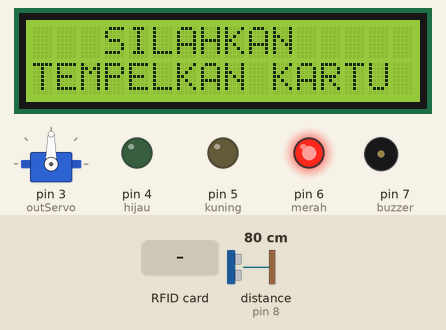
Recording of a sketch running on a simulated Arduino Uno, built with avr-gcc and run on an emulated ATmega328P. Shown: 16×2 character LCD, servo, output pins drawn as LEDs (lit = HIGH), buzzer (waves = sounding, pin HIGH). The inputs (shaded band) are chosen by the test bench; at power-on: distance to the obstacle (sensor on pin 8) 80 cm. The echo pulse lasts 58.3 µs per cm; pins used as bus, display or sensor lines are not drawn; what the sketch prints to the serial monitor is not drawn.

Above: at 2.3 s.
2.4 s: RFID card 5E 7A 19 C4 held to the reader
At 2.9 s:
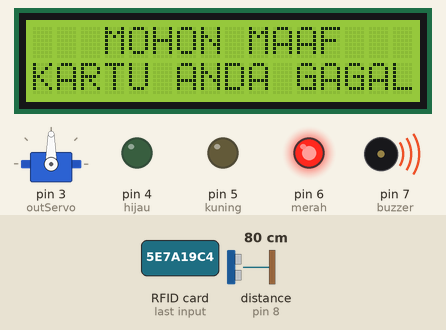
Timing chart, 0 to 5.4 s (numbered marks = the images above; inputs shaded):
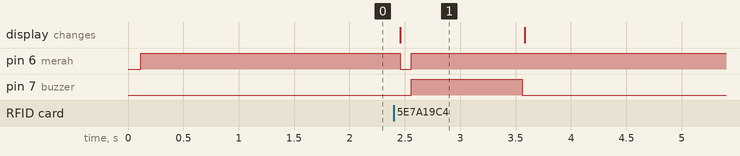

Measured:
- after the input at 2.4 s, pin 6 (merah): HIGH → LOW after 0.06 s, → HIGH 0.10 s later; pin 7 (buzzer): LOW → HIGH after 0.16 s, → LOW 1.0 s later; the display: changes after 0.06 s (image 1)
- what the display in image 1 shows lasts 1.1 s, from 2.5 s to 3.6 s

The sketch:

Palang_Parkir.ino
```cpp
//INISIALISASI RFID
#include <SPI.h>
#include <MFRC522.h>  //LIBRARY RFID
String uidString;   //Variable ID Card
#define SS_PIN 10   //PIN 10 SEBAGAI SS
#define RST_PIN 9   //PIN9 SEBAGAI RESET
MFRC522 mfrc522(SS_PIN, RST_PIN);

//INISIALISASI LCD
#include <LiquidCrystal_I2C.h>  //LIBRARY LCD
LiquidCrystal_I2C lcd(0x27, 16, 2); //Inisialisasi LCD

//INISIALISASI SERVO
#include <Servo.h>  //LIBRARY SERVO
int outServo=3;
Servo servo;

//INISIALISASI ULTRASONIK
#include <NewPing.h>  //LIBRARY ULTRASONIK
int triger=2;   //PIN 2 SEBAGAI TRIGER
int echo=8;     //PIN 8 SEBAGAI ECHO
int batas=400;  //BATAS JARAK MAX 400cm
NewPing cm(triger,echo,batas);

//INISIALISASI PIN
int merah=6;    //PIN 6 LED MERAH
int kuning=5;   //PIN 5 LED KUNING
int hijau=4;    //PIN 4 LED HIJAU
//int IR=2;       //PIN 2 SENSOR IR
int buzzer=7;   //PIN 7 BUZZER
int kunci=0;    //Variable Kunci

void setup(){
  Serial.begin(9600);
  lcd.begin();
  SPI.begin();
  mfrc522.PCD_Init();
  servo.attach(outServo);
  pinMode(merah,OUTPUT);
  pinMode(kuning,OUTPUT);
  pinMode(hijau,OUTPUT);
  pinMode(buzzer,OUTPUT);

  //pinMode(IR, INPUT);
  digitalWrite(merah,HIGH); //Kondisi awal led merah menyala
  Serial.print("TEMPELKAN KARTU");
  lcd.clear();
  lcd.setCursor(3,0); lcd.print("SILAHKAN");
  lcd.setCursor(0,1); lcd.print("TEMPELKAN KARTU");
  servo.write(90);  //kondisi awal servo 90
  delay(1000);
}

void berhasil(){    //UNTUK KARTU YANG TERDAFTAR
  Serial.println("PALANG DIBUKA");
  kunci=1;
  digitalWrite(merah,LOW);
  digitalWrite(hijau,HIGH);
  lcd.clear();
  lcd.setCursor(2,0); lcd.print("PALANG DIBUKA");
  delay(500);
  lcd.setCursor(1,1); lcd.print("SILAHKAN MASUK");
  delay(500);
  Serial.println("SILAHKAN MASUK");
  digitalWrite(buzzer,HIGH);
  delay(200);
  digitalWrite(buzzer,LOW);
  delay(200);
  digitalWrite(buzzer,HIGH);
  delay(200);
  digitalWrite(buzzer,LOW);
  delay(200);
  servo.write(0);
  delay(1000);
}

void gagal(){   //UNTUK KARTU TIDAK TERDAFTAR
  Serial.println("MAAF KARTU GAGAL");
  kunci=0;
  lcd.clear();
  lcd.setCursor(3,0); lcd.print("MOHON MAAF");
  lcd.setCursor(0,1); lcd.print("KARTU ANDA GAGAL");
  digitalWrite(merah,LOW);
  delay(100);
  digitalWrite(merah,HIGH);
  digitalWrite(buzzer,HIGH);
  delay(1000);
  digitalWrite(buzzer,LOW);
  lcd.clear();
  lcd.setCursor(3,0); lcd.print("SILAHKAN");
  lcd.setCursor(0,1); lcd.print("TEMPELKAN KARTU");
  Serial.println("TEMPELKAN KARTU");
}
void readRFID(){    //PEMBACAAN ID CARD RFID
  mfrc522.PICC_ReadCardSerial();
  uidString = String(mfrc522.uid.uidByte[0],HEX) +"-" +
              String(mfrc522.uid.uidByte[1],HEX) +"-" +
              String(mfrc522.uid.uidByte[2],HEX) +"-" +
              String(mfrc522.uid.uidByte[3],HEX);
              uidString.toUpperCase();
}

void loop(){
  //BACA DATA
  //int bacaIR=digitalRead(IR);
  int bacaJarak=cm.ping_cm();
  //PRINT SERIAL
  Serial.println(bacaJarak);

  //LOGIKA
  if (mfrc522.PICC_IsNewCardPresent() && kunci==0){
    readRFID();
    Serial.print("tag UID: ");
    Serial.println(uidString);
    if(uidString=="C3-45-96-15"){
      berhasil();
    }
    else{
      gagal();
    }
  }
  else if(bacaJarak<=20 && kunci==1 && bacaJarak!=0){
    kunci=2;
  }
  else if(bacaJarak>=21 && kunci==2){
    kunci=0;
    Serial.println("PALANG DITUTUP");
    lcd.clear();
    lcd.setCursor(1,0); lcd.print("PALANG DITUTUP");
    delay(500);
    digitalWrite(hijau,LOW);
    delay(100);
    digitalWrite(kuning,HIGH);
    servo.write(90);
    delay(1000);
    digitalWrite(kuning,LOW);
    digitalWrite(merah,HIGH);
    lcd.setCursor(2,1); lcd.print("TERIMAKASIH");
    delay(1000);
  }
}
```
